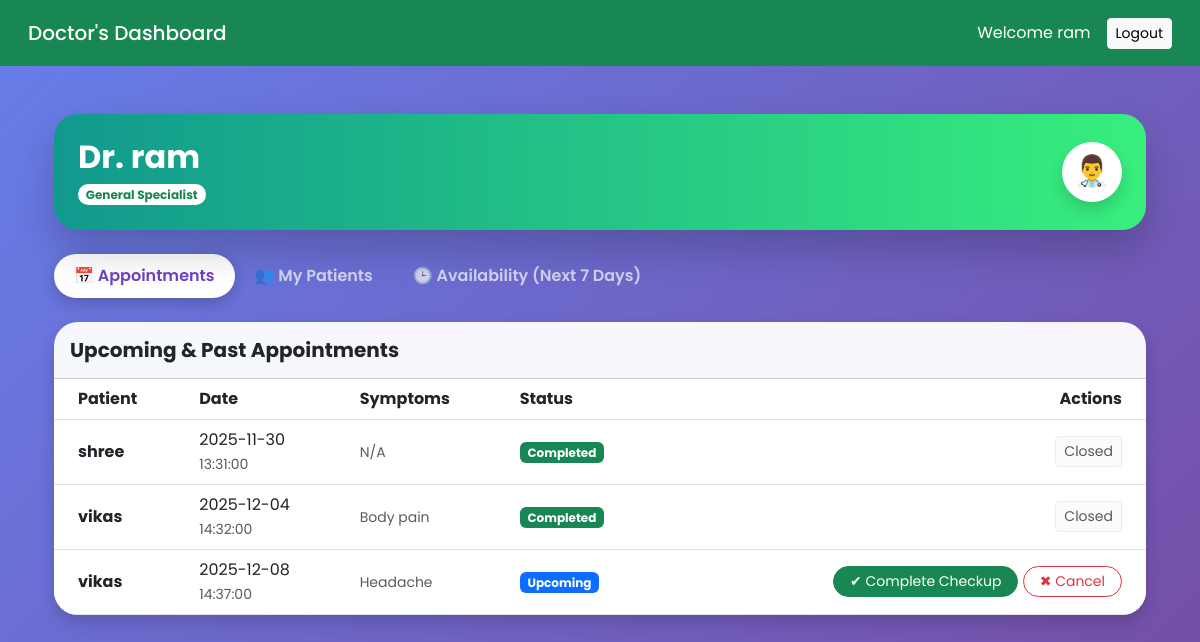
The app's page /doctor (signed in) with its own data.
### models.py (models this page shows, shortened)
class User(UserMixin, db.Model):
    id = db.Column(db.Integer, primary_key=True)
    username = db.Column(db.String(150), unique=True, nullable=False)
    password = db.Column(db.String(150), nullable=False)
    role = db.Column(db.String(50), nullable=False)  # 'admin', 'doctor', 'patient'
    name = db.Column(db.String(150), nullable=False)
    phone = db.Column(db.String(20))
    email = db.Column(db.String(150))
    is_active_user = db.Column(db.Boolean, default=True) # For Blacklisting
    doctor_profile = db.relationship('DoctorProfile', backref='user', uselist=False)

class DoctorProfile(db.Model):
    id = db.Column(db.Integer, primary_key=True)
    user_id = db.Column(db.Integer, db.ForeignKey('user.id'), nullable=False)
    department = db.Column(db.String(100), nullable=False) # e.g. Cardiology
    license_number = db.Column(db.String(50))
    fee = db.Column(db.Float, default=500.0)

class Appointment(db.Model):
    id = db.Column(db.Integer, primary_key=True)
    patient_id = db.Column(db.Integer, db.ForeignKey('user.id'), nullable=False)
    doctor_id = db.Column(db.Integer, db.ForeignKey('user.id'), nullable=False)
    date = db.Column(db.Date, nullable=False)
    time = db.Column(db.Time, nullable=False)
    status = db.Column(db.String(50), default='Booked')  # Booked, Completed, Cancelled
    symptoms = db.Column(db.String(255))
    patient = db.relationship('User', foreign_keys=[patient_id], backref='my_appointments')
    doctor = db.relationship('User', foreign_keys=[doctor_id], backref='doc_appointments')
    diagnosis = db.Column(db.Text)
    treatment = db.Column(db.Text)
    prescription = db.Column(db.Text)
    patient = db.relationship('User', foreign_keys=[patient_id], backref='my_appointments')
    doctor = db.relationship('User', foreign_keys=[doctor_id], backref='doc_appointments')

### app.py (the view)
@app.route('/doctor', methods=['GET', 'POST'])
@login_required
def doctor_dashboard():
    if current_user.role != 'doctor': return redirect(url_for('login'))
    appointments = Appointment.query.filter_by(doctor_id=current_user.id).order_by(Appointment.date.asc()).all()
    patient_ids = [a.patient_id for a in appointments]
    my_patients = User.query.filter(User.id.in_(list(set(patient_ids)))).all()
    today = datetime.now().date()
    next_7_days = []
    for i in range(7):
        day = today + timedelta(days=i)
        avail = Availability.query.filter_by(doctor_id=current_user.id, date=day).first()
        status = avail.is_available if avail else True # Default: Available
        next_7_days.append({'date': day, 'status': status})
    return render_template('doctor_dashboard.html',
                         appointments=appointments,
                         my_patients=my_patients,
                         next_7_days=next_7_days)

### app.py (called while the page is built)
@login_manager.user_loader
def load_user(user_id):
    return User.query.get(int(user_id))

### templates/doctor_dashboard.html (shortened to what this page needs)
{% extends "base.html" %}
{% block content %}
<div class="container py-4">
    <div class="row mb-4">
        <div class="col-12">
            <div class="card glass-card border-0 p-4 text-white" style="background: linear-gradient(to right, #11998e, #38ef7d);">
                <div class="d-flex justify-content-between align-items-center">
                    <div>
                        <h2 class="fw-bold mb-0">Dr. {{ current_user.name }}</h2>
                        <span class="badge bg-white text-success rounded-pill mt-2">{{ current_user.doctor_profile.department }} Specialist</span>
                    </div>
                    <div class="bg-white text-success rounded-circle d-flex align-items-center justify-content-center shadow" style="width: 60px; height: 60px; font-size: 30px;">
                        👨‍⚕️
                    </div>
                </div>
            </div>
        </div>
    </div>
    <ul class="nav nav-pills mb-4" id="pills-tab" role="tablist">
        <li class="nav-item">
            <button class="nav-link active" id="pills-home-tab" data-bs-toggle="pill" data-bs-target="#pills-home" type="button">📅 Appointments</button>
        </li>
        <li class="nav-item">
            <button class="nav-link" id="pills-patients-tab" data-bs-toggle="pill" data-bs-target="#pills-patients" type="button">👥 My Patients</button>
        </li>
        <li class="nav-item">
            <button class="nav-link" id="pills-avail-tab" data-bs-toggle="pill" data-bs-target="#pills-avail" type="button">🕒 Availability (Next 7 Days)</button>
        </li>
    </ul>
    <div class="tab-content" id="pills-tabContent">
        <div class="tab-pane fade show active" id="pills-home">
            <div class="card glass-card border-0 shadow">
                <div class="card-header bg-transparent py-3">
                    <h5 class="fw-bold mb-0 text-dark">Upcoming & Past Appointments</h5>
                </div>
                <div class="card-body p-0">
                    <div class="table-responsive">
                        <table class="table table-hover align-middle mb-0">
                            <thead class="bg-light">
                                <tr>
                                    <th class="ps-4">Patient</th>
                                    <th>Date</th>
                                    <th>Symptoms</th>
                                    <th>Status</th>
                                    <th class="text-end pe-4">Actions</th>
                                </tr>
                            </thead>
                            <tbody>
                                {% if appointments %}
                                    {% for appt in appointments %}
                                    <tr>
                                        <td class="ps-4 fw-bold">{{ appt.patient.name }}</td>
                                        <td>{{ appt.date }} <br> <small class="text-muted">{{ appt.time }}</small></td>
                                        <td><small class="text-muted">{{ appt.symptoms or 'N/A' }}</small></td>
                                        <td>
                                            {% if appt.status == 'Booked' %}<span class="badge bg-primary">Upcoming</span>
                                            {% elif appt.status == 'Completed' %}<span class="badge bg-success">Completed</span>
                                            {% else %}<span class="badge bg-danger">Cancelled</span>{% endif %}
                                        </td>
                                        <td class="text-end pe-4">
                                            {% if appt.status == 'Booked' %}
                                                <button class="btn btn-sm btn-success rounded-pill px-3" data-bs-toggle="modal" data-bs-target="#completeModal{{ appt.id }}">
                                                    ✔ Complete Checkup
                                                </button>
                                                <a href="{{ url_for('cancel_appointment_doc', id=appt.id) }}" class="btn btn-sm btn-outline-danger rounded-pill px-3">✖ Cancel</a>
                                            {% else %}
                                                <button class="btn btn-sm btn-light border" disabled>Closed</button>
                                            {% endif %}
                                        </td>
                                    </tr>
                                    {% endfor %}
                                {% else %}
                                    <tr><td colspan="5" class="text-center py-4">No appointments found.</td></tr>
                                {% endif %}
                            </tbody>
                        </table>
                    </div>
                </div>
            </div>
        </div>
    </div>
</div>
{% endblock %}

### templates/base.html (shortened to what this page needs)
<!DOCTYPE html>
<html lang="en">
<head>
    <link href="https://cdn.jsdelivr.net/npm/bootstrap@5.3.0/dist/css/bootstrap.min.css" rel="stylesheet">
    <link rel="stylesheet" href="{{ url_for('static', filename='style.css') }}">
</head>
<body class="bg-light">
{% if current_user.is_authenticated %}
    {% set navbar_class = 'bg-primary' %} {% if current_user.role == 'doctor' %} {% set navbar_class = 'bg-success' %} {% elif current_user.role == 'patient' %} {% set navbar_class = 'bg-purple' %} {% endif %}
    <nav class="navbar navbar-dark {{ navbar_class }} p-3 mb-4">
        <div class="container-fluid">
            <span class="navbar-brand mb-0 h1">
                {% if current_user.role == 'admin' %} Admin Dashboard
                {% elif current_user.role == 'doctor' %} Doctor's Dashboard
                {% else %} Patient's Dashboard {% endif %}
            </span>
            <div class="d-flex align-items-center text-white">
                <span class="me-3">Welcome {{ current_user.name }}</span>
                <a href="{{ url_for('logout') }}" class="btn btn-light btn-sm">Logout</a>
            </div>
        </div>
    </nav>
{% endif %}
<div class="container">
    {% block content %}{% endblock %}
</div>
</body>
</html>

### static/style.css (style rules this page uses)
body { font-family: 'Poppins', sans-serif; background: linear-gradient(135deg, #667eea 0%, #764ba2 100%); background-attachment: fixed; min-height: 100vh; margin: 0; }
.glass-card { background: rgba(255, 255, 255, 0.95); backdrop-filter: blur(20px); -webkit-backdrop-filter: blur(20px); border-radius: 24px; border: 1px solid rgba(255, 255, 255, 0.8); box-shadow: 0 20px 40px rgba(0, 0, 0, 0.2); overflow: hidden; }
.nav-pills .nav-link { color: rgba(255, 255, 255, 0.7) !important; font-weight: 600; padding: 10px 20px; border-radius: 30px; transition: all 0.3s ease; }
.nav-pills .nav-link.active { background-color: #fff !important; color: #6f42c1 !important; box-shadow: 0 5px 15px rgba(0,0,0,0.2); }

### records on screen
User: name "ram"
DoctorProfile: doctor_profile.department "General"
Appointment: patient.name "shree", date "2025-11-30", time "13:31:00", symptoms "N/A", status "Completed"
Appointment: patient.name "vikas", date "2025-12-04", time "14:32:00", symptoms "Body pain", status "Completed"
Appointment: patient.name "vikas", date "2025-12-08", time "14:37:00", symptoms "Headache", status "Upcoming"
